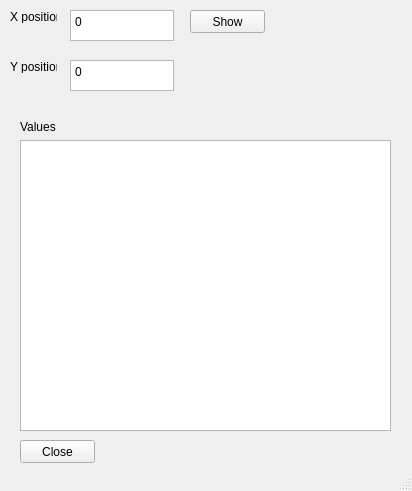
<?xml version="1.0" encoding="UTF-8"?>
<ui version="4.0">
 <class>MainWindow</class>
 <widget class="QMainWindow" name="MainWindow">
  <property name="geometry">
   <rect>
    <x>0</x>
    <y>0</y>
    <width>412</width>
    <height>491</height>
   </rect>
  </property>
  <property name="windowTitle">
   <string>MainWindow</string>
  </property>
  <widget class="QWidget" name="centralwidget">
   <widget class="QPushButton" name="ShowButton">
    <property name="geometry">
     <rect>
      <x>190</x>
      <y>10</y>
      <width>75</width>
      <height>23</height>
     </rect>
    </property>
    <property name="text">
     <string>Show</string>
    </property>
   </widget>
   <widget class="QPushButton" name="CloseButton">
    <property name="geometry">
     <rect>
      <x>20</x>
      <y>440</y>
      <width>75</width>
      <height>23</height>
     </rect>
    </property>
    <property name="text">
     <string>Close</string>
    </property>
   </widget>
   <widget class="QLabel" name="label">
    <property name="geometry">
     <rect>
      <x>10</x>
      <y>10</y>
      <width>47</width>
      <height>13</height>
     </rect>
    </property>
    <property name="text">
     <string>X position</string>
    </property>
   </widget>
   <widget class="QLabel" name="label_2">
    <property name="geometry">
     <rect>
      <x>10</x>
      <y>60</y>
      <width>47</width>
      <height>13</height>
     </rect>
    </property>
    <property name="text">
     <string>Y position</string>
    </property>
   </widget>
   <widget class="QLabel" name="label_3">
    <property name="geometry">
     <rect>
      <x>20</x>
      <y>120</y>
      <width>47</width>
      <height>13</height>
     </rect>
    </property>
    <property name="text">
     <string>Values</string>
    </property>
   </widget>
   <widget class="QPlainTextEdit" name="ValuesText">
    <property name="geometry">
     <rect>
      <x>20</x>
      <y>140</y>
      <width>371</width>
      <height>291</height>
     </rect>
    </property>
   </widget>
   <widget class="QPlainTextEdit" name="xPosText">
    <property name="geometry">
     <rect>
      <x>70</x>
      <y>10</y>
      <width>104</width>
      <height>31</height>
     </rect>
    </property>
    <property name="plainText">
     <string>0</string>
    </property>
   </widget>
   <widget class="QPlainTextEdit" name="yPosText">
    <property name="geometry">
     <rect>
      <x>70</x>
      <y>60</y>
      <width>104</width>
      <height>31</height>
     </rect>
    </property>
    <property name="plainText">
     <string>0</string>
    </property>
   </widget>
  </widget>
  <widget class="QStatusBar" name="statusbar"/>
 </widget>
 <resources/>
 <connections/>
</ui>
